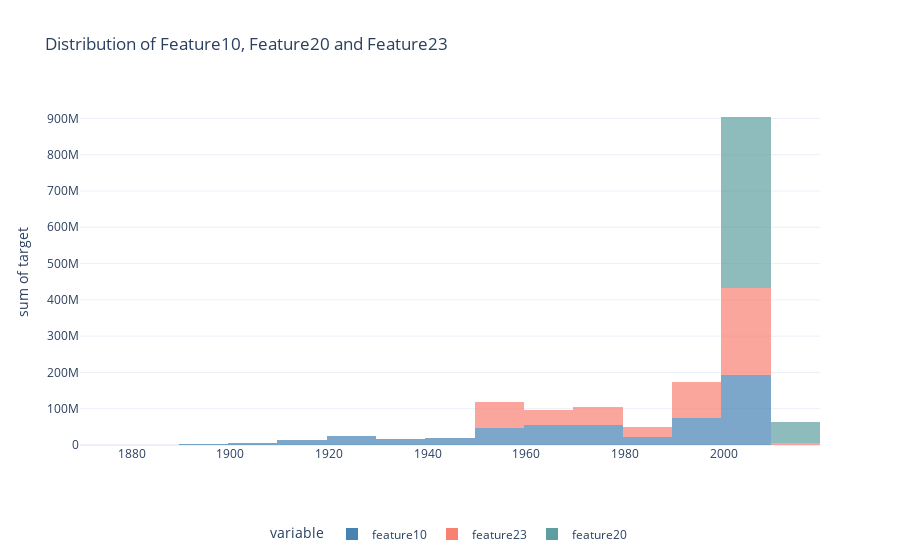

Notebook code for this chart:
### Markdown cell above
Vi ska kolla på några features som är intresanta. Variablerna 10, 20 och 23 ser ut som årtal. Vi kan kolla på hur deras distribution ser ut.

### Code cell
fig = px.histogram(df, x=["feature10", "feature23",'feature20'], y="target", opacity=0.7, nbins=20,
                   color_discrete_sequence=['steelblue', 'salmon','cadetblue'],
                   title = 'Distribution of Feature10, Feature20 and Feature23') 
fig.update_layout(legend=dict(
    orientation='h',
    yanchor="bottom",
    y=-0.3,
    xanchor="center",
    x=0.5
    )
)
fig.update_xaxes(title_text=None)
fig

### Figure 1 — Plotly figure (JSON) as saved in the notebook; plotly's stock layout.template omitted (floating-point values rounded to 4 significant figures; data arrays with more than 128 entries replaced by an {"elided": "..."} marker saying what was removed)
{"data": [{"alignmentgroup": "True", "bingroup": "x", "histfunc": "sum", "hovertemplate": "variable=feature10<br>value=%{x}<br>sum of target=%{y}<extra></extra>", "legendgroup": "feature10", "marker": {"color": "steelblue", "opacity": 0.7, "pattern": {"shape": ""}}, "name": "feature10", "nbinsx": 20, "offsetgroup": "feature10", "orientation": "v", "showlegend": true, "type": "histogram", "x": {"elided": "2930 int values"}, "xaxis": "x", "y": {"elided": "2930 int values"}, "yaxis": "y"}, {"alignmentgroup": "True", "bingroup": "x", "histfunc": "sum", "hovertemplate": "variable=feature23<br>value=%{x}<br>sum of target=%{y}<extra></extra>", "legendgroup": "feature23", "marker": {"color": "salmon", "opacity": 0.7, "pattern": {"shape": ""}}, "name": "feature23", "nbinsx": 20, "offsetgroup": "feature23", "orientation": "v", "showlegend": true, "type": "histogram", "x": {"elided": "2930 int values"}, "xaxis": "x", "y": {"elided": "2930 int values"}, "yaxis": "y"}, {"alignmentgroup": "True", "bingroup": "x", "histfunc": "sum", "hovertemplate": "variable=feature20<br>value=%{x}<br>sum of target=%{y}<extra></extra>", "legendgroup": "feature20", "marker": {"color": "cadetblue", "opacity": 0.7, "pattern": {"shape": ""}}, "name": "feature20", "nbinsx": 20, "offsetgroup": "feature20", "orientation": "v", "showlegend": true, "type": "histogram", "x": {"elided": "2930 int values"}, "xaxis": "x", "y": {"elided": "2930 int values"}, "yaxis": "y"}], "layout": {"barmode": "relative", "legend": {"orientation": "h", "title": {"text": "variable"}, "tracegroupgap": 0, "x": 0.5, "xanchor": "center", "y": -0.3, "yanchor": "bottom"}, "title": {"text": "Distribution of Feature10, Feature20 and Feature23"}, "xaxis": {"anchor": "y", "domain": [0, 1], "title": {}}, "yaxis": {"anchor": "x", "domain": [0, 1], "title": {"text": "sum of target"}}}}
